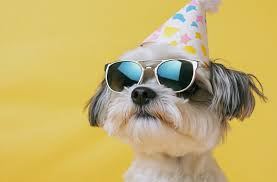
#> input picture media/dog.jpg, 277 x 182 px
$ jupyter execute '02_Image_Filters_&_Effects.ipynb'
#> lines starting #> are read from the running program, lines starting #| are printed output that depends on the picture; after the words box and inside, x2 and y2 are one past the last pixel; in counts of white or black regions, pixels touching at a corner belong together
###### Loading Image

### In this project, we’ll learn:

* How to read and display images using OpenCV
* How to apply filters (blur, edge detection, thresholding, etc.)
* How to visualize them using matplotlib

[cell 1]
import cv2
import numpy as np
import matplotlib.pyplot as plt

[cell 2]
# Helper function
def show(img, cmap=None):
  if len(img.shape) == 3:
    img = cv2.cvtColor(img, cv2.COLOR_BGR2RGB)

  plt.imshow(img, cmap)
  plt.axis('off')
  plt.show()

[cell 3]
# Read the image from your local folder
img = cv2.imread('./media/dog.jpg')
#> img is the input picture: shape (182, 277, 3); mean B, G, R 107.8, 177, 197.2

[cell 4]
# Check if image loaded correctly
if img is None:
    print('Error: Image not found. Check the path...')
    exit()

[cell 5]
# Display original image using Matplotlib
show(img)

###### Apply Filters

[cell 6]
# 1. Convert to Grayscale
gray = cv2.cvtColor(img, cv2.COLOR_BGR2GRAY)
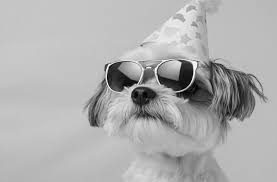
#> gray: shape (182, 277); min 0, max 255, mean 175.1
show(gray, cmap='gray')

[cell 7]
# 2. Gaussion Blur
blur = cv2.GaussianBlur(img, (7, 7), 0)
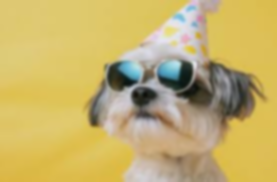
#> blur: shape (182, 277, 3); mean B, G, R 107.8, 177, 197.2
show(blur)

[cell 8]
# 3. Edge Detection (Canny)
edges = cv2.Canny(gray, 100, 200)
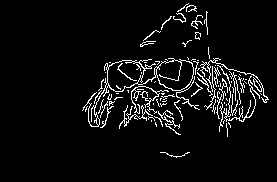
#> edges: shape (182, 277); 5.6% white in thin lines or dots, all inside (x1, y1, x2, y2) = (82, 3, 269, 158)
show(edges, cmap='gray')

[cell 9]
# 4. Sharpening Filter
kernel = np.array([[0, -1, 0],
                   [-1, 5, -1],
                   [0, -1, 0]])
sharpened = cv2.filter2D(img, -1, kernel)
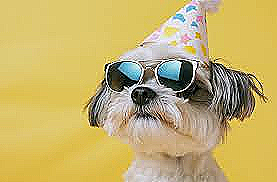
#> sharpened: shape (182, 277, 3); mean B, G, R 108.2, 177.1, 197.2
show(sharpened)

[cell 10]
# 5. Thresholding
thresh = cv2.threshold(gray, 120, 255, cv2.THRESH_BINARY)[1]
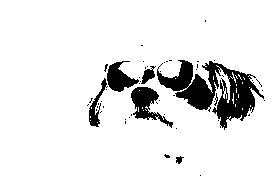
#> thresh: shape (182, 277); 90.4% white; 52 black regions (46 under 20 px), largest, box (x1, y1, x2, y2) and area: (157, 60, 264, 130) 3031, (131, 87, 173, 128) 687, (107, 61, 139, 92) 526, (89, 78, 108, 127) 278, (141, 66, 156, 84) 134, (176, 156, 184, 164) 38
show(thresh, cmap='gray')

$ run again, with media/woman.jpg copied over media/dog.jpg
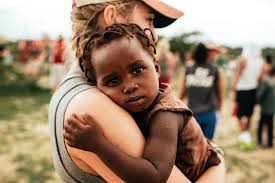
#> input picture media/woman.jpg, 275 x 183 px
#> img is the input picture: shape (183, 275, 3); mean B, G, R 112.5, 134.8, 159
#> `edges = cv2.Canny(gray, 100, 200)`:
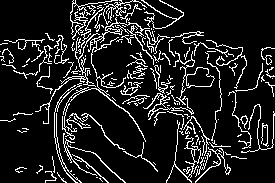
#> edges: shape (183, 275); 12.6% white in thin lines or dots
#> `thresh = cv2.threshold(gray, 120, 255, cv2.THRESH_BINARY)[1]`:
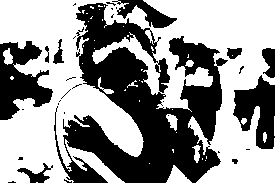
#> thresh: shape (183, 275); 58.2% white; 31 black regions (21 under 20 px), largest, box (x1, y1, x2, y2) and area: (54, 3, 228, 183) 15213, (0, 41, 53, 120) 2325, (233, 75, 275, 149) 1817
